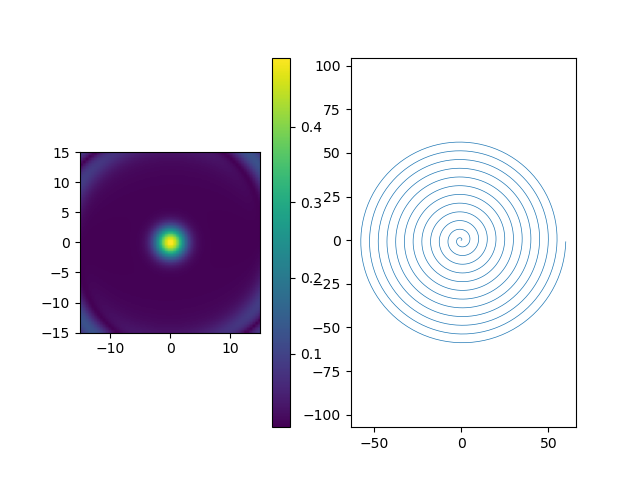

This chart was generated by the following Python code:
import numpy as np, sys, time
sys.path.insert(0,'/home/dominik/Documents/other/mri')
import mri_tools as mt
import matplotlib; matplotlib.use('Agg'); import matplotlib.pyplot as plt
GB=mt.GAMMA_BAR
T=10e-3; dt=4e-6; Nt=int(T/dt); n_turns=12; kmax=60.0  # 1/m
t=np.arange(Nt)*dt
# spiral-in, constant angular velocity, ends at k=0 at t=T
u = 1 - (t+dt/2)/T
kx = kmax*u*np.cos(2*np.pi*n_turns*u); ky = kmax*u*np.sin(2*np.pi*n_turns*u)
# gradient: k(t) = -GB int_t^T G => dk/dt = GB G(t)
k = np.stack([kx,ky],1)
G = np.gradient(k, dt, axis=0)/GB
print('Gmax mT/m', np.abs(G).max()*1e3, 'slew', np.abs(np.diff(G,axis=0)/dt).max())
# desired profile: gaussian, FWHM 4 cm -> W(k) = FT
fwhm=0.04; sig=fwhm/2.355
W = np.exp(-2*(np.pi*sig)**2*(kx**2+ky**2))
kdot = np.linalg.norm(np.gradient(k,dt,axis=0),axis=1)
b1 = W*kdot
flip=np.deg2rad(30)
# scale: small tip Mxy(0)=i gamma M0 sum b1 dt ~ sin flip at center -> gamma sum b1 dt = flip
b1 = b1*flip/(mt.GAMMA*np.sum(b1)*dt)
print('peak b1 uT', b1.max()*1e6)
N=64; x=np.linspace(-0.15,0.15,N); X,Y=np.meshgrid(x,x)
r=np.stack([X.ravel(),Y.ravel(),0*X.ravel()],1)
Gf=np.concatenate([G,np.zeros((Nt,1))],1)
t0=time.time()
_,M=mt.bloch_simulate(B1=b1.astype(complex),dt=dt,G=Gf,r=r,return_all=False)
print('time',time.time()-t0)
mxy=(M[:,0]+1j*M[:,1]).reshape(N,N)
plt.subplot(121); plt.imshow(np.abs(mxy),extent=[-15,15,-15,15]); plt.colorbar()
plt.subplot(122); plt.plot(kx,ky,lw=.5); plt.axis('equal')
plt.savefig('j1.png')
print(np.abs(mxy[N//2,::4]).round(3), np.angle(mxy[N//2,N//2]))
